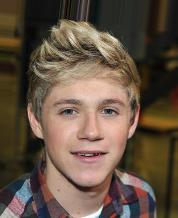
#> input picture images/celeba4.jpg, 178 x 218 px, found by its file name
$ python phase_spectrum.py
#> lines starting #> are read from the running program, lines starting #| are printed output that depends on the picture
"""
Figure 1: Phase spectrum analysis - Real vs Fake comparison
Run this on your local machine with your DFFD/CIFAKE images.

USAGE:
    1. Update REAL_IMAGE_PATH and FAKE_IMAGE_PATH below to point to your images
    2. Run: python figure_1_phase_spectrum.py
    3. Output: figure_1_phase_spectrum.png and .pdf in the same folder

NOTES:
    - Images are automatically resized to 224x224
    - Works with .png, .jpg, .jpeg
    - FFT computation matches paper Eqs. 1, 2, 3, 7
"""
import matplotlib.pyplot as plt
import numpy as np
from PIL import Image
import os

# ============================================================
# UPDATE THESE TWO PATHS TO YOUR ACTUAL IMAGES:
# ============================================================
REAL_IMAGE_PATH = r'D:\sweet\binary_deepfake_detection\images\celeba4.jpg'     # path to one real DFFD image
FAKE_IMAGE_PATH = r'D:\sweet\binary_deepfake_detection\images\fake_celeba1.png'     # path to one fake DFFD image
# ============================================================

OUTPUT_PATH = 'figure_1_phase_spectrum.png'
IMG_SIZE = 224


def load_and_prepare(path):
    """Load image, convert to RGB, resize to 224x224, normalize to [0,1]."""
    if not os.path.exists(path):
        raise FileNotFoundError(
            f"\n  Image not found: {path}\n"
            f"  Please update REAL_IMAGE_PATH and FAKE_IMAGE_PATH at the top of this script\n"
            f"  to point to your actual DFFD/CIFAKE images."
        )
    img = Image.open(path).convert('RGB').resize((IMG_SIZE, IMG_SIZE))
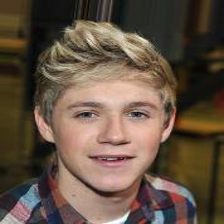
#> img: PIL image 224x224 RGB; mean R, G, B 99.3, 81.9, 67.1
    return np.array(img) / 255.0
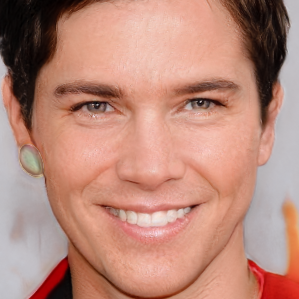
#> input picture images/fake_celeba1.png, 299 x 299 px, found by its file name


def compute_fft_components(img_rgb):
    """
    Compute FFT log-magnitude and phase from RGB image.
    Matches paper equations:
      Eq. 1: grayscale conversion (ITU-R BT.601)
      Eq. 2: 2D FFT with zero-frequency centered
      Eq. 3: log-magnitude with stability constant
      Eq. 7: phase via four-quadrant arctangent
    """
    # Grayscale (Eq. 1)
    gray = (0.299 * img_rgb[:, :, 0]
            + 0.587 * img_rgb[:, :, 1]
            + 0.114 * img_rgb[:, :, 2])

    # Centered 2D FFT (Eq. 2)
    F_shifted = np.fft.fftshift(np.fft.fft2(gray))

    # Log magnitude (Eq. 3)
    log_magnitude = np.log(np.abs(F_shifted) + 1e-8)

    # Phase (Eq. 7)
    phase = np.angle(F_shifted)
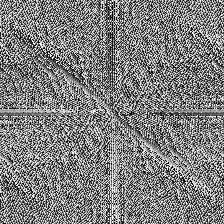
#> phase: shape (224, 224) float64; min -3.14, max 3.14, mean 0.000125; drawn with min black and max white

    return log_magnitude, phase


# ===== Load images =====
print("Loading images...")
real_img = load_and_prepare(REAL_IMAGE_PATH)
fake_img = load_and_prepare(FAKE_IMAGE_PATH)
print(f"  Real: {REAL_IMAGE_PATH}")
print(f"  Fake: {FAKE_IMAGE_PATH}")

# ===== Compute FFT components =====
real_logmag, real_phase = compute_fft_components(real_img)
fake_logmag, fake_phase = compute_fft_components(fake_img)
#> in compute_fft_components (call 2), `gray = (0.299 * img_rgb[:, :, 0] + 0.587 * img_rgb[:, :, 1] + 0.114 * ..`:
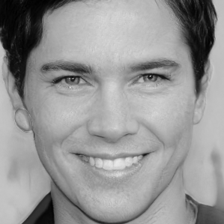
#> gray: shape (224, 224) float64; min 0.00582, max 0.912, mean 0.588
#> in compute_fft_components (call 2), `log_magnitude = np.log(np.abs(F_shifted) + 1e-8)`:
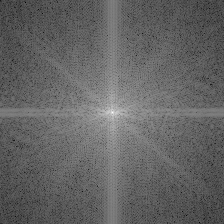
#> log_magnitude: shape (224, 224) float64; min -4.83, max 10.29, mean 1.12; drawn with min black and max white
#> in compute_fft_components (call 2), `phase = np.angle(F_shifted)`:
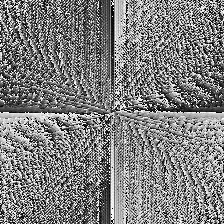
#> phase: shape (224, 224) float64; min -3.14, max 3.14, mean -6.26e-05; drawn with min black and max white

# Use a shared color scale for log-magnitude so the two rows are comparable
mag_vmin = min(real_logmag.min(), fake_logmag.min())
#> mag_vmin = -4.83
mag_vmax = max(real_logmag.max(), fake_logmag.max())
#> mag_vmax = 10.29

# ===== Build figure =====
fig, axes = plt.subplots(2, 3, figsize=(11, 7.4))

col_titles = ['RGB image', 'FFT log-magnitude', 'FFT phase']
row_titles = ['Real', 'Fake']

# Row 0: Real
axes[0, 0].imshow(real_img)
axes[0, 1].imshow(real_logmag, cmap='viridis', vmin=mag_vmin, vmax=mag_vmax)
axes[0, 2].imshow(real_phase, cmap='twilight', vmin=-np.pi, vmax=np.pi)

# Row 1: Fake
axes[1, 0].imshow(fake_img)
axes[1, 1].imshow(fake_logmag, cmap='viridis', vmin=mag_vmin, vmax=mag_vmax)
axes[1, 2].imshow(fake_phase, cmap='twilight', vmin=-np.pi, vmax=np.pi)

# Row labels
for r, title in enumerate(row_titles):
    axes[r, 0].set_ylabel(title, fontsize=12, fontweight='bold')

# Column titles
for c, title in enumerate(col_titles):
    axes[0, c].set_title(title, fontsize=11, fontweight='bold')

# Turn off axis ticks
for ax in axes.flat:
    ax.set_xticks([])
    ax.set_yticks([])

# Phase colorbar
cbar_ax = fig.add_axes([0.92, 0.15, 0.015, 0.7])
sm = plt.cm.ScalarMappable(cmap='twilight',
                            norm=plt.Normalize(vmin=-np.pi, vmax=np.pi))
sm.set_array([])
cb = fig.colorbar(sm, cax=cbar_ax)
cb.set_label('Phase (rad)', fontsize=10)
cb.set_ticks([-np.pi, -np.pi/2, 0, np.pi/2, np.pi])
cb.set_ticklabels([r'$-\pi$', r'$-\pi/2$', '0', r'$\pi/2$', r'$\pi$'])

plt.tight_layout(rect=[0, 0, 0.91, 1])

# Save
plt.savefig(OUTPUT_PATH, dpi=300, bbox_inches='tight', facecolor='white')
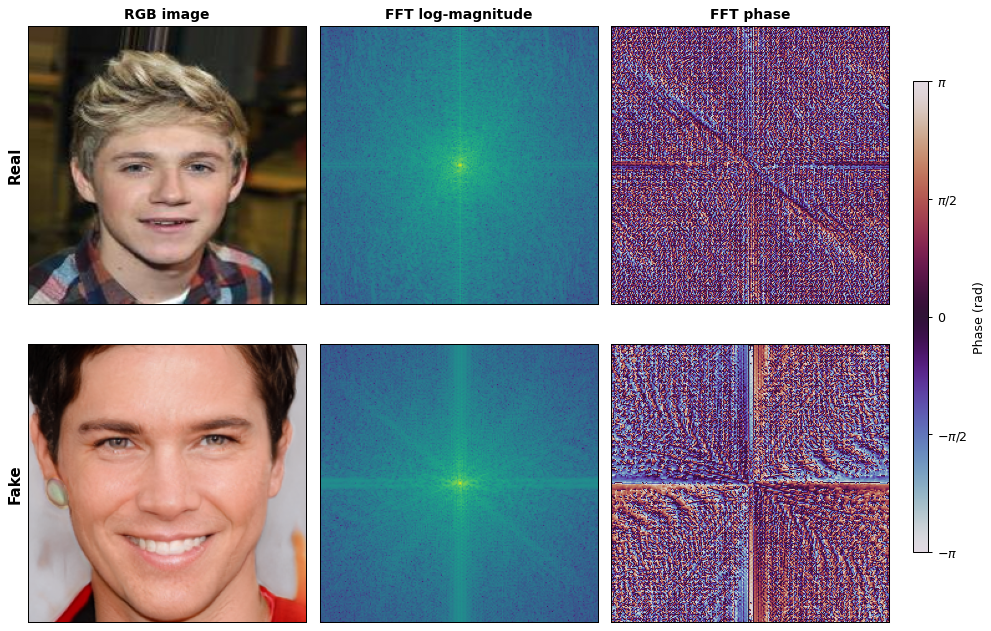
#> figure drawn by matplotlib, 7 panels
plt.savefig(OUTPUT_PATH.replace('.png', '.pdf'),
            bbox_inches='tight', facecolor='white')

print(f"\nSaved:")
print(f"  {OUTPUT_PATH}")
print(f"  {OUTPUT_PATH.replace('.png', '.pdf')}")
print("\nDone.")
